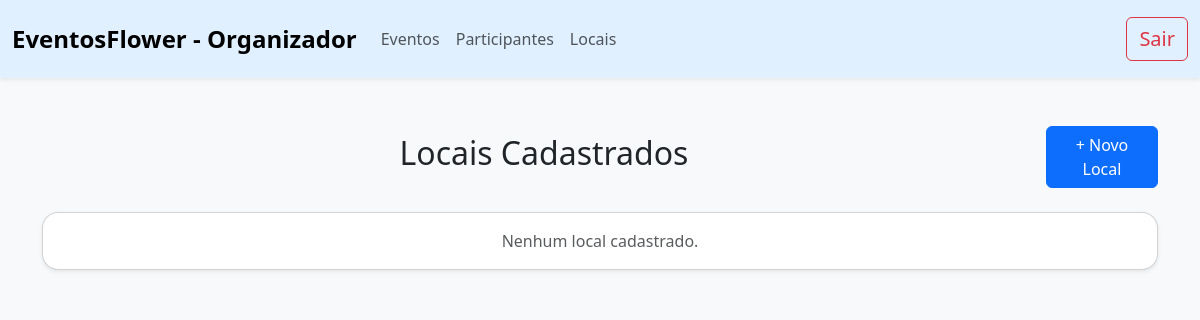
Before: /listarLocal with the older database file.
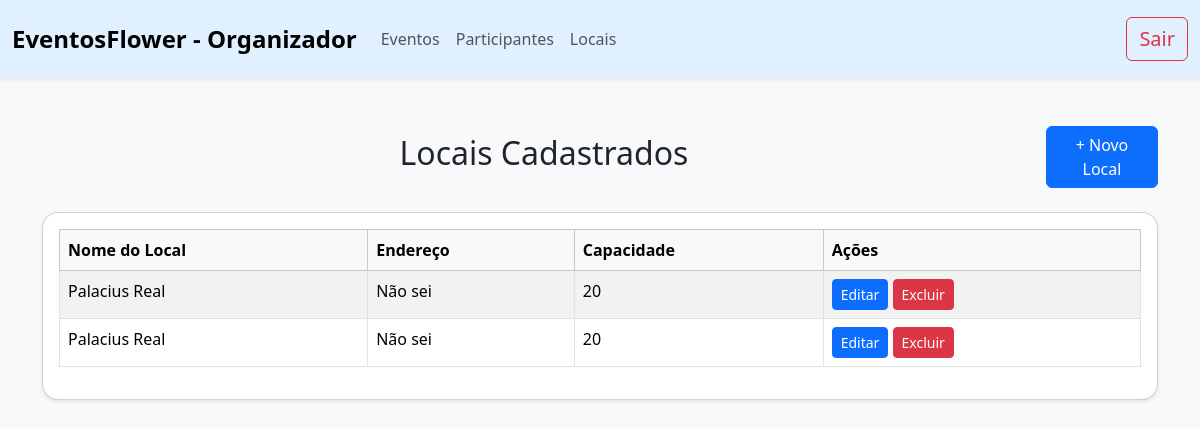
After: the same page with the newer database file.
### SGE/models.py (models this page shows, shortened)
class Local(models.Model):
    nomeL = models.CharField(max_length=255)
    endereco = models.CharField(max_length=255)
    capacidade = models.IntegerField()

### SGE/views.py (the view)
# urls.py: path('listarLocal', listarLocal, name='listarLocal'),
def listarLocal(request):
    locais = Local.objects.all()
    return render(request, 'listarLocal.html', {'locais' : locais})

### SGE/templates/listarLocal.html (shortened to what this page needs)
{% load static %}
<!DOCTYPE html>
<html lang="pt-br">
<head>
    <link href="https://cdn.jsdelivr.net/npm/bootstrap@5.3.3/dist/css/bootstrap.min.css" rel="stylesheet">
</head>
<body class="bg-light">
    <nav class="navbar navbar-expand-lg shadow-sm py-3" style="background-color: #e0f0ff;" >
    <div class="container-fluid justify-content-between">
        <a class="navbar-brand fs-4 fw-bold" href="{% url 'inicio' %}">
             EventosFlower - Organizador
        </a>
        <div class="collapse navbar-collapse justify-content-between" id="navbarNavDropdown">
            <ul class="navbar-nav">
                <li class="nav-item">
                    <a class="nav-link" href="{% url 'listarEventos' %}">
                         Eventos
                    </a>
                </li>
                <li class="nav-item">
                    <a class="nav-link" href="{% url 'listarParticipante' %}">
                         Participantes
                    </a>
                </li>
                <li class="nav-item">
                    <a class="nav-link" href="{% url 'listarLocal' %}">
                         Locais
                    </a>
                </li>
            </ul>
            <ul class="navbar-nav">
                <li class="nav-item">
                    <a class="btn btn-outline-danger fs-5" href="{% url 'logout' %}">
                         Sair
                    </a>
                </li>
            </ul>
        </div>
    </div>
</nav>
    <div class="container mt-5">
        <div class="d-flex justify-content-between align-items-center mb-4">
            <h2 class="text-center w-100 text">Locais Cadastrados</h2>
            <a href="{% url 'cadLocal' %}" class="btn btn-primary">+ Novo Local</a>
        </div>
        <div class="card shadow-sm rounded-4">
            <div class="card-body">
                {% if locais %}
                <div class="table-responsive">
                    <table class="table table-bordered table-striped">
                        <thead class="table-light">
                            <tr>
                                <th>Nome do Local</th>
                                <th>Endereço</th>
                                <th>Capacidade</th>
                                <th>Ações</th>
                            </tr>
                        </thead>
                        <tbody>
                            {% for local in locais%}
                            <tr>
                                <td>{{local.nomeL}}</td>
                                <td>{{local.endereco}}</td>
                                <td>{{local.capacidade}}</td>
                                <td>
                                    <a href="{% url 'editarLocal' local.id %}" class="btn btn-sm btn-primary">Editar</a>
                                    <a href="{% url 'excluirLocal' local.id %}" class="btn btn-sm btn-danger" onclick="return confirm('Tem certeza que deseja excluir?')">Excluir</a>
                                </td>
                            </tr>
                            {% endfor %}
                        </tbody>
                    </table>
                </div>
                {% else %}
                <p class="text-center text-muted m-0">Nenhum local cadastrado.</p>
                {% endif %}
            </div>
        </div>
    </div>
</body>
</html>
</body>
</html>

Changed rows visible on the page:
added Local: nomeL "Palacius Real", endereco "Não sei", capacidade "20"
added Local: nomeL "Palacius Real", endereco "Não sei", capacidade "20"
Other visible differences:
text no longer shown: "Nenhum local cadastrado."
text now shown: "Nome do Local Endereço Capacidade Ações"
